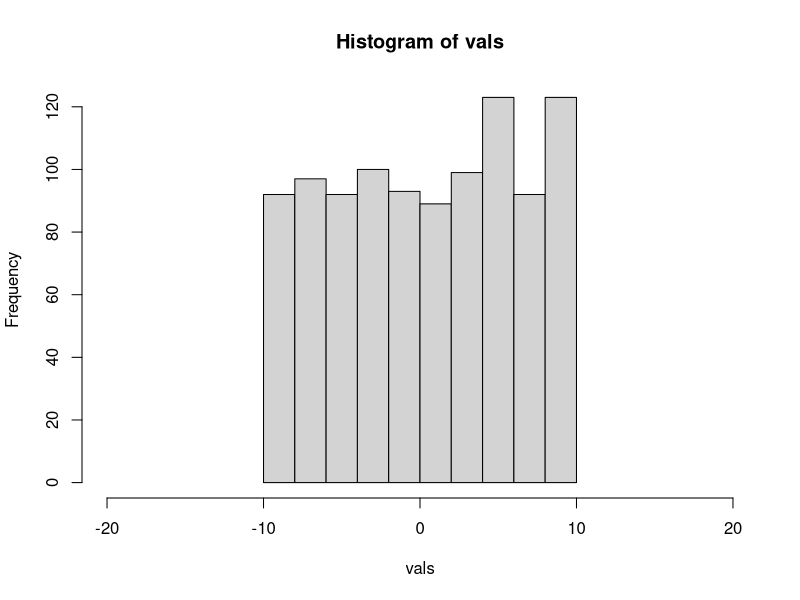
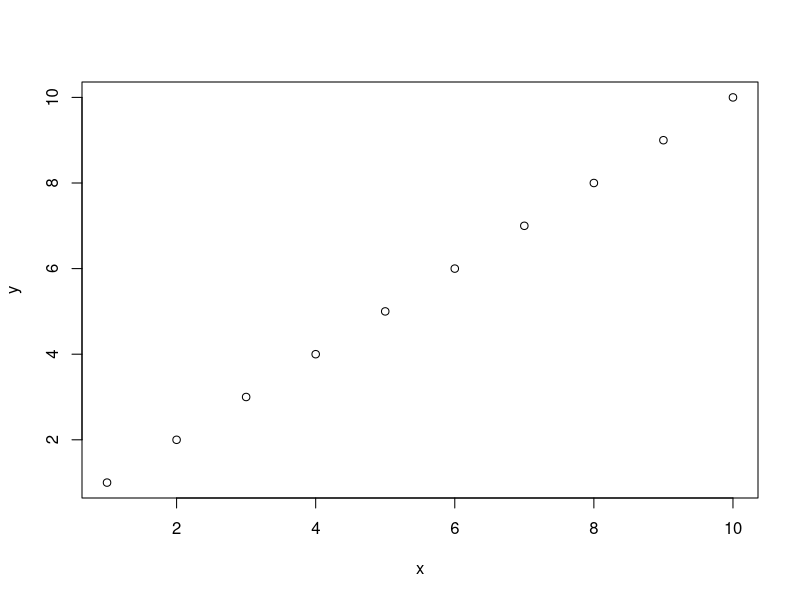
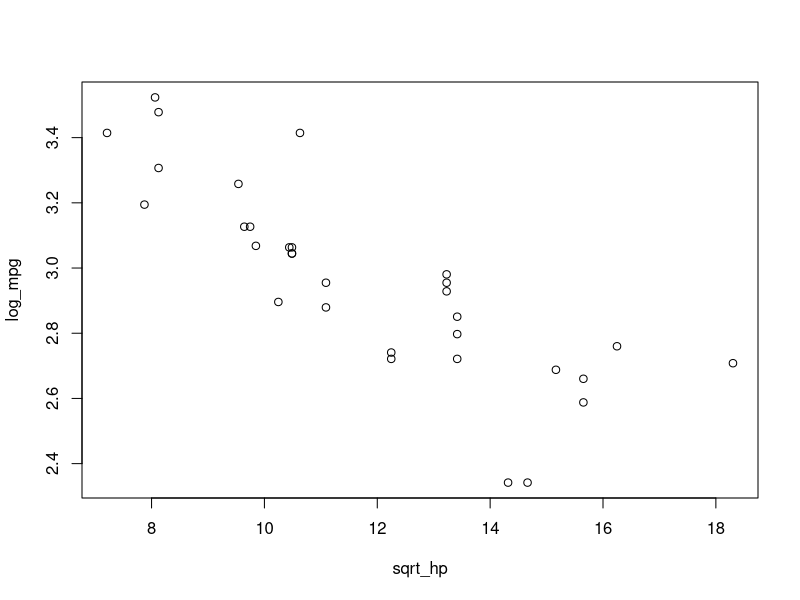
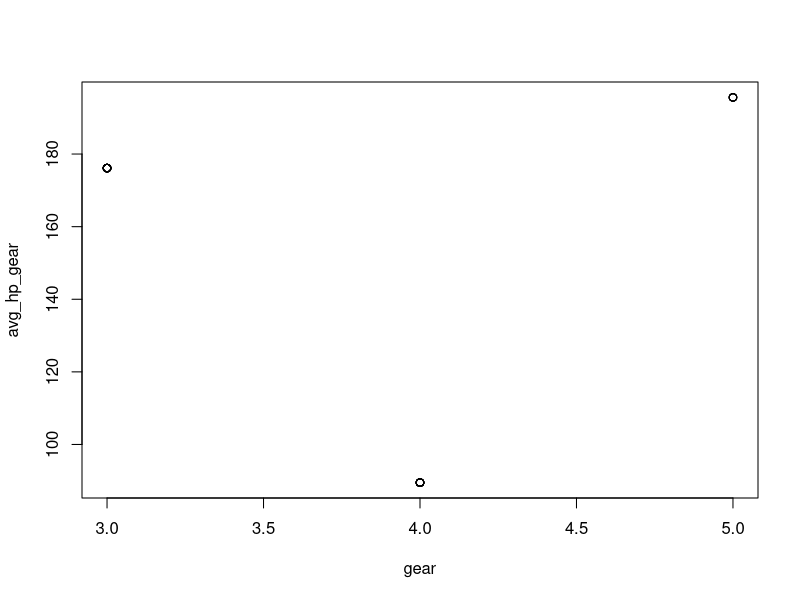
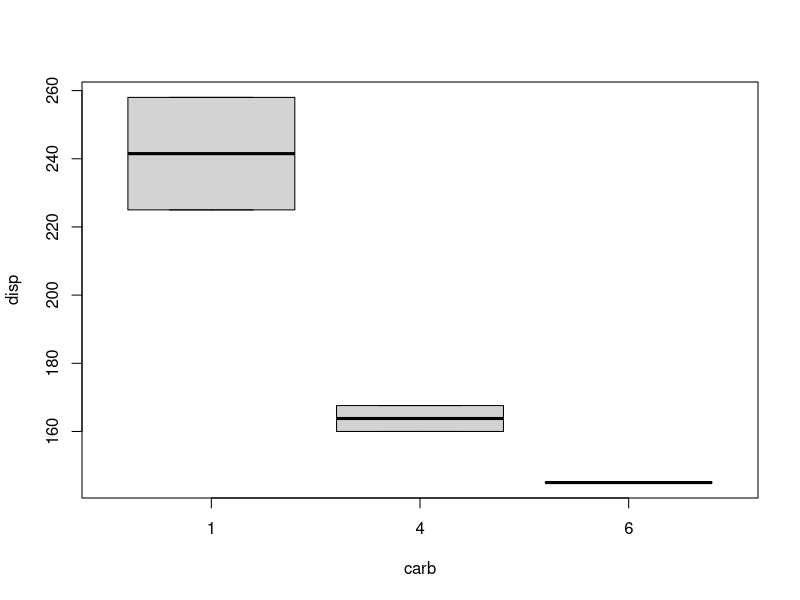

Here is the R script that generated these plots, in order:
#### PRE-LAB: NOTES ON CONFIDENCE INTERVALS
# 2020-09-18

#### Standard error as a measure of confidence
  #### Did I precisely measure an estimate?

  # We have drawn our SE from a sample- not the population
  # Our estimate of +/- 1 SE tells us 2/3 of the estimates we could get by soley resampling this sample
    # BASED ON OUR SAMPLE - NOT ON THE POPULATION
    # This is not 2/3 of the possible TRUE PARAMETER VALUES-- 2/3 of the possible values we could of gotten from OUR SAMPLE
    # Rather, if we were to sample the population many many times, 2/3 of the time, this interval will contain the true value

# Confidence intervals -- precision of your ESTIMATE
  # 1 SE = 66% confidence interval
  # ~2 SE = 95% C.I

# Everytime you caclulate a C.I, some percentage of the time, your sample will contain the true value
  # If you run your experiment 1000s of times, 90% of the time your true value will be contained within the confidence interval
    # We are assuming a "true value" exists

  # Frequentist Philosophy
    # The ideal of drawing conclusions from data based on properties derived from THEORETICAL RESAMPLING
      # Assumes we can derive the truth by observing a result with some frequency in the long run
        

#### SD is a population parameter in and of itself
    ### should not change based on sample size

#### SE & CI are estimates of precision
  ### thus as you increase your sample size, they will shrink (because precision will increase)
    ### measures of your sample

#####################################################

##### SIMULATION, DPLYR, ETC.  ######

#####################################################

#### Pipes ####

vec <- 1:10

# Load magrittr library
library(magrittr)

1:10 %>% sum()

# Start with vec 1:10
1:10 %>%
  
# take its length
  length() %>%
  
# take the sqrt of the length 
  sqrt() %>%
  
# take the log
  log()

#### EXERCISE ####

#1. Use pipes to sum the log of 100:200
100:200 %>%
  log() %>%
  sum()

#2. Use pipes to take sqrt of the mean of 100 random unifom numbers
runif(100) %>%
  mean() %>%
  sqrt()

#3. Using mtcars df, get its summary, then str the summary
data("mtcars")

mtcars %>%
  summary() %>%
  str()

#### Base plot ####

vals <- runif(n = 1000, min = -10, max = 10)

#histogram
hist(vals, xlim = c(-20,20))

# scatter plot
my_df <- data.frame(x = 1:10, y = 1:10)

plot(y ~ x, data = my_df)

#### dplyr ####
library(dplyr)

# mutate
mtcars2 <- mutate(mtcars, log_mpg = log(mpg))

head(mtcars2)

# or...
mtcars2 <- mtcars %>%
  mutate(log_mpg = log(mpg),
         sqrt_cyl = sqrt(cyl))

# group_by
# I want to add a column that has the avg mpg for each # of gears

mtcars_group <- mtcars %>%
  group_by(gear) %>%
  mutate(avg_mpg = mean(mpg)) %>%
  ungroup()

View(mtcars_group)

# if we didn't group_by, then the avg_mpg column would be the same number over and over again.... it would calculate the avg mpg of the entire dataframe

# summarize
# we want to create a derived dataset
# want avg and sd of mpg by gear and ONLY THAT

mtcars_summary <- mtcars %>%
  group_by(gear) %>%
  summarize(avg_mpg = mean(mpg),
            sd_mpg = sd(mpg))

# filter
# remove all data where the # of cyl = 3
mtcars_filter <- mtcars %>%
  filter(cyl != 3)

# select
mtcars %>%
  select(mpg) %>%
  head()

# just a few columns
mtcars %>%
  select(gear, carb, disp) %>%
  head()

# all columns with an m in them
mtcars %>%
  select(contains("m")) %>%
  head()

#### Exercises ####

#1. Add some columns to mtcars to plot the log of mpg by the square root of hp
mtcars_ex <- mtcars %>%
  mutate(log_mpg = log(mpg), sqrt_hp = sqrt(hp)) 

head(mtcars_ex)

#plot(y ~ x, data = my_df)
plot(log_mpg ~ sqrt_hp, data = mtcars_ex)

#2. Get the avg hp per gear and plot them against each other
mtcars_ex <- mtcars %>%
  group_by(gear) %>%
  mutate(avg_hp_gear = mean(hp)) %>%
  ungroup()
  
plot(avg_hp_gear ~ gear, data=mtcars_ex)

#3. Make a df for only 6 cyl engines, with only the disp and carb columns
  # create a boxplot of how carb influences disp.

mtcars_ex_2 <- mtcars %>%
  filter(cyl == 6) %>%
  select(disp, carb)

head(mtcars_ex_2)

boxplot(disp ~ carb, data = mtcars_ex_2)

#### Simulation ####

# base::replicate()

# replicate summing the #s 1:10, 10 times
replicate(n = 10, sum(1:10))

# purr:map_dbl
library(purrr)

# map takes a list/vector as an input, then applies the function to every element of it

map_dbl(1:10, ~sum(1:100))

map_dbl(1:10, ~sum(1:.x))
#.x is a stand-in for 1:10
  # first .x is 1... sum 1:1
  # next, .x is 2... sum 1:2
# so .x is referring to that first arg

# x column is #s 1:10 (x = .x)
# y column is the sum of 1: 1:10 (?)
map_df(1:10, ~data.frame(x = .x,
                         y = sum(1:.x)))

#### Exercises ####
# 1. Use replicate() to repeatedly average the numbers 1:10 seven times.
# replicate(n = 10, sum(1:10))
replicate(n=7, mean(1:10))

#2. Do the same thing with map_dbl() - also what happens if you use other map functions?

# 1:7 specifies 7 times... mean(1:10) takes the mean of #s 1:10
# not using .x here... so the first argument is not a "list or vector"... 
  # it's just specifying that we're going to apply mean(1:10) 7 TIMES***
map_dbl(1:7, ~mean(1:10))  

# 3. Start with a vector:
  my_vec <- c(11, 10, 10, 9, 10, 11, 10, 9, 10, 
              12, 9, 11, 8, 11, 11, 10, 11, 10, 
              11, 9)

# Use map_df() to make a data frame that, for the numbers 3 through 15, returns two columns. 
  # One is the the average of the element of the vector 1 through the chosen number, the second is the standard deviation.
# e.g. 10.2 for a mean - but the 10 will be .x for you!

  # This takes the 3rd : 15th number is the vector my_vec, and uses those  
map_df(my_vec[3:15], ~data.frame(x = mean(1:.x),
                                   y = sd(1:.x)))

# whereas here, we're using .x, which is referencing the 3:15!! 
map_df(3:15, ~data.frame(m = mean(my_vec[1:.x]),
                         s = sd(my_vec[1:.x])))
